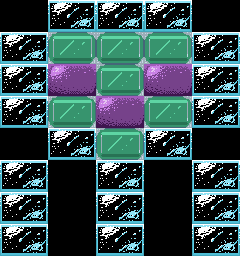

A level layout from a 2D game, rendered from its tile map. Below: a short description, then the map file with its tile-grid data intact:
An orthogonal 5x8 tile map with 48x32 px tiles, 1 tile layer (Camada de Tiles 1), 3 tilesets.

<map version="1.0" orientation="orthogonal" renderorder="right-down" width="5" height="8" tilewidth="48" tileheight="32" nextobjectid="1">
 <tileset firstgid="1" name="minitijolos6" tilewidth="48" tileheight="32" tilecount="1" columns="1">
  <image source="bricks/minitijolos6.png" width="48" height="32" />
 </tileset>
 <tileset firstgid="2" name="minitijolos1" tilewidth="48" tileheight="32" tilecount="1" columns="1">
  <image source="bricks/minitijolos1.png" width="48" height="32" />
 </tileset>
 <tileset firstgid="3" name="minitijolos15" tilewidth="48" tileheight="32" tilecount="1" columns="1">
  <image source="bricks/minitijolos15.png" width="48" height="32" />
 </tileset>
 <layer name="Camada de Tiles 1" width="5" height="8">
  <data encoding="csv">
0,1,1,1,0,
1,2,2,2,1,
1,3,2,3,1,
1,2,3,2,1,
0,1,2,1,0,
1,0,1,0,1,
1,0,1,0,1,
1,0,1,0,1
</data>
 </layer>
</map>